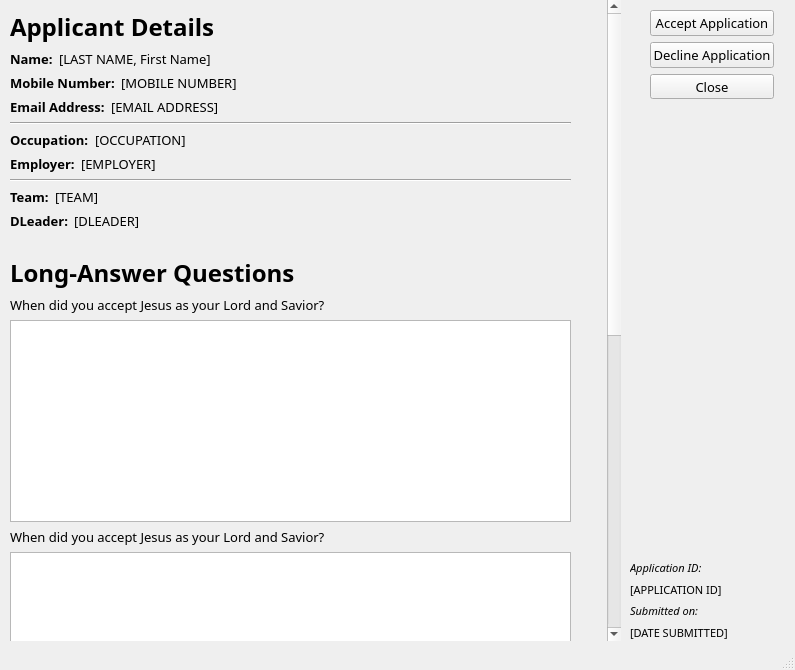
<?xml version="1.0" encoding="UTF-8"?>
<ui version="4.0">
 <class>MainWindow</class>
 <widget class="QMainWindow" name="MainWindow">
  <property name="geometry">
   <rect>
    <x>0</x>
    <y>0</y>
    <width>795</width>
    <height>670</height>
   </rect>
  </property>
  <property name="font">
   <font>
    <family>IBM Plex Sans</family>
    <pointsize>10</pointsize>
   </font>
  </property>
  <property name="windowTitle">
   <string>MainWindow</string>
  </property>
  <widget class="QWidget" name="centralwidget">
   <widget class="QScrollArea" name="scrollArea">
    <property name="geometry">
     <rect>
      <x>0</x>
      <y>0</y>
      <width>621</width>
      <height>641</height>
     </rect>
    </property>
    <property name="frameShape">
     <enum>QFrame::NoFrame</enum>
    </property>
    <property name="widgetResizable">
     <bool>false</bool>
    </property>
    <widget class="QWidget" name="scrollAreaWidgetContents">
     <property name="geometry">
      <rect>
       <x>0</x>
       <y>0</y>
       <width>601</width>
       <height>1221</height>
      </rect>
     </property>
     <widget class="QWidget" name="">
      <property name="geometry">
       <rect>
        <x>10</x>
        <y>10</y>
        <width>561</width>
        <height>1207</height>
       </rect>
      </property>
      <layout class="QVBoxLayout" name="vLayout_scroll">
       <item>
        <layout class="QVBoxLayout" name="vLayout_personalDetails">
         <item>
          <widget class="QLabel" name="lbl_applicantDetails">
           <property name="font">
            <font>
             <pointsize>18</pointsize>
             <weight>75</weight>
             <bold>true</bold>
            </font>
           </property>
           <property name="text">
            <string>Applicant Details</string>
           </property>
          </widget>
         </item>
         <item>
          <layout class="QHBoxLayout" name="hLayout_name">
           <item>
            <widget class="QLabel" name="lbl_name_header">
             <property name="sizePolicy">
              <sizepolicy hsizetype="Maximum" vsizetype="Preferred">
               <horstretch>0</horstretch>
               <verstretch>0</verstretch>
              </sizepolicy>
             </property>
             <property name="font">
              <font>
               <weight>75</weight>
               <bold>true</bold>
              </font>
             </property>
             <property name="text">
              <string>Name:</string>
             </property>
            </widget>
           </item>
           <item>
            <widget class="QLabel" name="lbl_name_filler">
             <property name="text">
              <string>[LAST NAME, First Name]</string>
             </property>
            </widget>
           </item>
          </layout>
         </item>
         <item>
          <layout class="QHBoxLayout" name="hLayout_mobileNumber">
           <item>
            <widget class="QLabel" name="lbl_mobileNumber_header">
             <property name="sizePolicy">
              <sizepolicy hsizetype="Maximum" vsizetype="Preferred">
               <horstretch>0</horstretch>
               <verstretch>0</verstretch>
              </sizepolicy>
             </property>
             <property name="font">
              <font>
               <weight>75</weight>
               <bold>true</bold>
              </font>
             </property>
             <property name="text">
              <string>Mobile Number:</string>
             </property>
            </widget>
           </item>
           <item>
            <widget class="QLabel" name="lbl_mobileNumber_filler">
             <property name="text">
              <string>[MOBILE NUMBER]</string>
             </property>
            </widget>
           </item>
          </layout>
         </item>
         <item>
          <layout class="QHBoxLayout" name="hLayout_email">
           <item>
            <widget class="QLabel" name="lbl_email_header">
             <property name="sizePolicy">
              <sizepolicy hsizetype="Maximum" vsizetype="Preferred">
               <horstretch>0</horstretch>
               <verstretch>0</verstretch>
              </sizepolicy>
             </property>
             <property name="font">
              <font>
               <weight>75</weight>
               <bold>true</bold>
              </font>
             </property>
             <property name="text">
              <string>Email Address:</string>
             </property>
            </widget>
           </item>
           <item>
            <widget class="QLabel" name="lbl_email_filler">
             <property name="text">
              <string>[EMAIL ADDRESS]</string>
             </property>
            </widget>
           </item>
          </layout>
         </item>
         <item>
          <widget class="Line" name="line">
           <property name="orientation">
            <enum>Qt::Horizontal</enum>
           </property>
          </widget>
         </item>
         <item>
          <layout class="QHBoxLayout" name="hLayout_occupation">
           <item>
            <widget class="QLabel" name="lbl_occupation_header">
             <property name="sizePolicy">
              <sizepolicy hsizetype="Maximum" vsizetype="Preferred">
               <horstretch>0</horstretch>
               <verstretch>0</verstretch>
              </sizepolicy>
             </property>
             <property name="font">
              <font>
               <weight>75</weight>
               <bold>true</bold>
              </font>
             </property>
             <property name="text">
              <string>Occupation:</string>
             </property>
            </widget>
           </item>
           <item>
            <widget class="QLabel" name="lbl_occupation_filler">
             <property name="text">
              <string>[OCCUPATION]</string>
             </property>
            </widget>
           </item>
          </layout>
         </item>
         <item>
          <layout class="QHBoxLayout" name="hLayout_employer">
           <item>
            <widget class="QLabel" name="lbl_employer_header">
             <property name="sizePolicy">
              <sizepolicy hsizetype="Maximum" vsizetype="Preferred">
               <horstretch>0</horstretch>
               <verstretch>0</verstretch>
              </sizepolicy>
             </property>
             <property name="font">
              <font>
               <weight>75</weight>
               <bold>true</bold>
              </font>
             </property>
             <property name="text">
              <string>Employer:</string>
             </property>
            </widget>
           </item>
           <item>
            <widget class="QLabel" name="lbl_employer_filler">
             <property name="text">
              <string>[EMPLOYER]</string>
             </property>
            </widget>
           </item>
          </layout>
         </item>
         <item>
          <widget class="Line" name="line_2">
           <property name="orientation">
            <enum>Qt::Horizontal</enum>
           </property>
          </widget>
         </item>
         <item>
          <layout class="QHBoxLayout" name="hLayout_team">
           <item>
            <widget class="QLabel" name="lbl_team_header">
             <property name="sizePolicy">
              <sizepolicy hsizetype="Maximum" vsizetype="Preferred">
               <horstretch>0</horstretch>
               <verstretch>0</verstretch>
              </sizepolicy>
             </property>
             <property name="font">
              <font>
               <weight>75</weight>
               <bold>true</bold>
              </font>
             </property>
             <property name="text">
              <string>Team:</string>
             </property>
            </widget>
           </item>
           <item>
            <widget class="QLabel" name="lbl_team_filler">
             <property name="text">
              <string>[TEAM]</string>
             </property>
            </widget>
           </item>
          </layout>
         </item>
         <item>
          <layout class="QHBoxLayout" name="hLayout_dleader">
           <item>
            <widget class="QLabel" name="lbl_dleader_header">
             <property name="sizePolicy">
              <sizepolicy hsizetype="Maximum" vsizetype="Preferred">
               <horstretch>0</horstretch>
               <verstretch>0</verstretch>
              </sizepolicy>
             </property>
             <property name="font">
              <font>
               <weight>75</weight>
               <bold>true</bold>
              </font>
             </property>
             <property name="text">
              <string>DLeader:</string>
             </property>
            </widget>
           </item>
           <item>
            <widget class="QLabel" name="lbl_dleader_filler">
             <property name="text">
              <string>[DLEADER]</string>
             </property>
            </widget>
           </item>
          </layout>
         </item>
        </layout>
       </item>
       <item>
        <spacer name="verticalSpacer">
         <property name="orientation">
          <enum>Qt::Vertical</enum>
         </property>
         <property name="sizeType">
          <enum>QSizePolicy::Fixed</enum>
         </property>
         <property name="sizeHint" stdset="0">
          <size>
           <width>20</width>
           <height>20</height>
          </size>
         </property>
        </spacer>
       </item>
       <item>
        <layout class="QVBoxLayout" name="vLayout_longAnswer">
         <item>
          <widget class="QLabel" name="lbl_laq">
           <property name="font">
            <font>
             <pointsize>18</pointsize>
             <weight>75</weight>
             <bold>true</bold>
            </font>
           </property>
           <property name="text">
            <string>Long-Answer Questions</string>
           </property>
          </widget>
         </item>
         <item>
          <layout class="QVBoxLayout" name="vLayout_whenJesusLord">
           <item>
            <widget class="QLabel" name="lbl_whenJesusLord">
             <property name="text">
              <string>When did you accept Jesus as your Lord and Savior?</string>
             </property>
            </widget>
           </item>
           <item>
            <widget class="QTextEdit" name="text_whenJesusLord">
             <property name="readOnly">
              <bool>true</bool>
             </property>
            </widget>
           </item>
          </layout>
         </item>
         <item>
          <layout class="QVBoxLayout" name="vLayout_howJesusLord">
           <item>
            <widget class="QLabel" name="lbl_howJesusLord">
             <property name="text">
              <string>When did you accept Jesus as your Lord and Savior?</string>
             </property>
            </widget>
           </item>
           <item>
            <widget class="QTextEdit" name="text_howJesusLord">
             <property name="readOnly">
              <bool>true</bool>
             </property>
            </widget>
           </item>
          </layout>
         </item>
         <item>
          <layout class="QVBoxLayout" name="vLayout_loseSalvation">
           <item>
            <widget class="QLabel" name="lbl_loseSalvation">
             <property name="text">
              <string>Can you lose your salvation? Why or Why not?</string>
             </property>
            </widget>
           </item>
           <item>
            <widget class="QTextEdit" name="text_loseSalvation">
             <property name="readOnly">
              <bool>true</bool>
             </property>
            </widget>
           </item>
          </layout>
         </item>
         <item>
          <layout class="QVBoxLayout" name="vLayout_ministryToSalvation">
           <item>
            <widget class="QLabel" name="lbl_ministryToSalvation">
             <property name="text">
              <string>How do you view ministry/service in relation to your salvation?</string>
             </property>
            </widget>
           </item>
           <item>
            <widget class="QTextEdit" name="text_ministryToSalvation">
             <property name="readOnly">
              <bool>true</bool>
             </property>
            </widget>
           </item>
          </layout>
         </item>
        </layout>
       </item>
      </layout>
     </widget>
    </widget>
   </widget>
   <widget class="QWidget" name="">
    <property name="geometry">
     <rect>
      <x>650</x>
      <y>10</y>
      <width>124</width>
      <height>89</height>
     </rect>
    </property>
    <layout class="QVBoxLayout" name="vLayout_buttons">
     <item>
      <widget class="QPushButton" name="btn_accept">
       <property name="text">
        <string>Accept Application</string>
       </property>
      </widget>
     </item>
     <item>
      <widget class="QPushButton" name="btn_reject">
       <property name="text">
        <string>Decline Application</string>
       </property>
      </widget>
     </item>
     <item>
      <widget class="QPushButton" name="btn_close">
       <property name="text">
        <string>Close</string>
       </property>
      </widget>
     </item>
    </layout>
   </widget>
   <widget class="QWidget" name="">
    <property name="geometry">
     <rect>
      <x>630</x>
      <y>560</y>
      <width>161</width>
      <height>80</height>
     </rect>
    </property>
    <layout class="QVBoxLayout" name="vLayout_applicationDetails">
     <item>
      <layout class="QVBoxLayout" name="vLayout_applicationID">
       <item>
        <widget class="QLabel" name="lbl_applicationID_header">
         <property name="font">
          <font>
           <pointsize>8</pointsize>
           <italic>true</italic>
          </font>
         </property>
         <property name="text">
          <string>Application ID:</string>
         </property>
        </widget>
       </item>
       <item>
        <widget class="QLabel" name="lbl_applicationID_filler">
         <property name="font">
          <font>
           <pointsize>8</pointsize>
           <italic>false</italic>
          </font>
         </property>
         <property name="text">
          <string>[APPLICATION ID]</string>
         </property>
        </widget>
       </item>
      </layout>
     </item>
     <item>
      <layout class="QVBoxLayout" name="vLayout_dateSubmitted">
       <item>
        <widget class="QLabel" name="lbl_dateSubmitted_header">
         <property name="font">
          <font>
           <pointsize>8</pointsize>
           <italic>true</italic>
          </font>
         </property>
         <property name="text">
          <string>Submitted on:</string>
         </property>
        </widget>
       </item>
       <item>
        <widget class="QLabel" name="lbl_dateSubmitted_filler">
         <property name="font">
          <font>
           <pointsize>8</pointsize>
           <italic>false</italic>
          </font>
         </property>
         <property name="text">
          <string>[DATE SUBMITTED]</string>
         </property>
        </widget>
       </item>
      </layout>
     </item>
    </layout>
   </widget>
  </widget>
  <widget class="QStatusBar" name="statusbar"/>
 </widget>
 <resources/>
 <connections/>
</ui>
